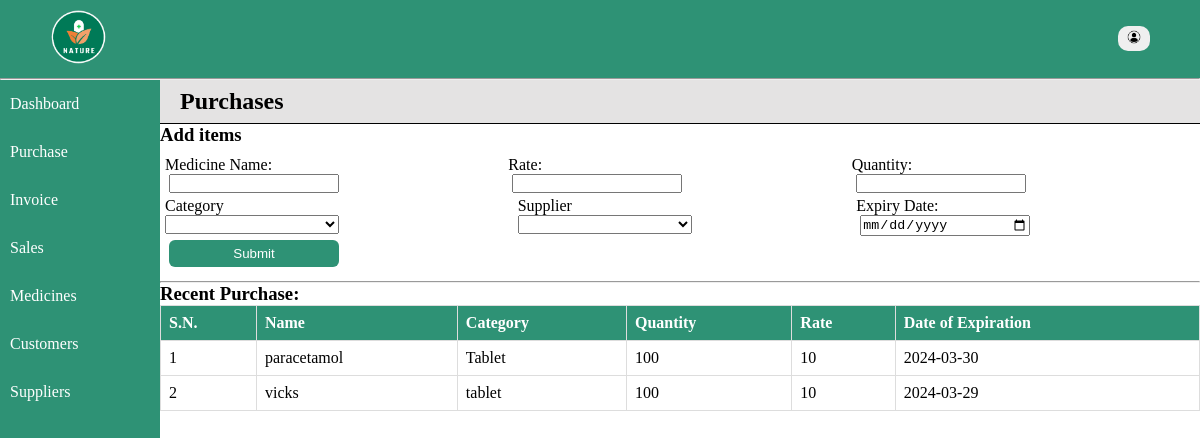
Page /home/purchase.php on the earlier database version.
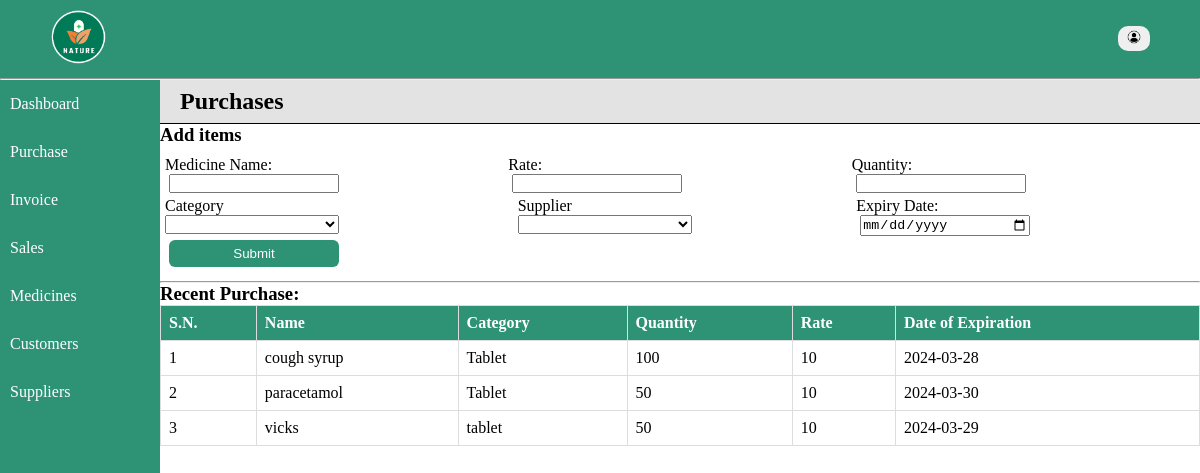
Same page on the later database version.
### tables this page shows
CREATE TABLE `medicine` (
  `id` int(11) NOT NULL,
  `name` varchar(128) NOT NULL,
  `category` varchar(128) NOT NULL,
  `quantity` int(8) NOT NULL,
  `price` int(11) NOT NULL,
  `total` int(11) NOT NULL,
  `expiry` date NOT NULL,
  `date` date NOT NULL
);

### includes/database.php (called while the page is built, shortened)
<?php
    function select($conn, $arg) {
        $sql = "select * from $arg";
        $result = mysqli_query($conn, $sql);
        return $records = mysqli_fetch_all($result, MYSQLI_ASSOC);
    }
    function descSelect($conn, $arg, $order) {
        $sql = "select * from $arg order by $order DESC";
        $result = mysqli_query($conn, $sql);
        return $records = mysqli_fetch_all($result, MYSQLI_ASSOC);
    }
?>

### home/purchase.php (the view, shortened to what this page needs)
<?php
    include '../includes/database.php';
    $records = descSelect($conn, 'medicine', 'id');
    $suppliers = select($conn, "vendor");
?>
<!DOCTYPE html>
<html lang="en">
<head>
    <link rel="stylesheet" href="../styles/style.css">
</head>
<body>
<div class="container">
    <?php include '../includes/nav.php'; ?>
    <div class="main">
        <?php include '../includes/menu.php'; ?>
        <div class="content-wrapper">
        <div class="entries">
            <h2>Purchases</h2>
            <h3>Add items</h3>
            <form action="" method="post" class="form">
                <div class="input-fields">
                    <div class="inputs">
                        <label for="name">Medicine Name:</label><br>
                        <input type="text" name="name" id="name" required><br>
                    </div>
                    <div class="inputs">
                        <label for="rate">Rate:</label><br>
                        <input type="number" name="price" id="rate" required><br>
                    </div>
                    <div class="inputs">
                        <label for="quantity">Quantity:</label><br>
                        <input type="number" name="quantity" id="quantity" required><br>
                    </div>
                </div>
                <div class="input-fields">
                    <div class="inputs">
                        <label for="category">Category</label><br>
                        <select name="category" id="category" required>
                            <option value=" "> </option>
                            <option value="Tablet">Tablet</option>
                        </select><br>
                    </div>
                    <div class="inputs alter">
                        <label for="vendor">Supplier</label><br>
                        <select name="vendor" id="vendor" required>
                            <option value=" "> </option>
                            <?php if(!empty($suppliers)): ?>
                                <?php foreach($suppliers as $supplier): ?>
                                    <option value="<?= $supplier['name']; ?>"><?= $supplier['name']; ?></option>
                                <?php endforeach; ?>
                            <?php endif; ?>
                        </select><br>
                    </div>
                    <div class="inputs alter">
                        <label for="date">Expiry Date:</label><br>
                        <input type="date" name="date" id="date" required>
                    </div>
            </div>
                <input type="submit" value="Submit" name="submit">
            </form>
        </div><hr>
        <div class="records">
            <h3>Recent Purchase:</h3>
        <table class="table">
            <tr>
                <th>S.N.</th>
                <th>Name</th>
                <th>Category</th>
                <th>Quantity</th>
                <th>Rate</th>
                <th>Date of Expiration</th>
            </tr>
            <?php if(!empty($records)): ?>
            <?php foreach($records as $key => $record): ?>
                <tr>
                    <td><?= $key+1; ?></td>
                    <td><?= $record['name']; ?></td>
                    <td><?= $record['category']; ?></td>
                    <td><?= $record['quantity']; ?></td>
                    <td><?= $record['price']; ?></td>
                    <td><?= $record['expiry']; ?></td>
                </tr>
                    <?php endforeach; ?>
                    <?php endif; ?>
        </table>
        </div>
        </div>
    </div>
</body>
</html>

Differences in the rows shown:
added medicine: name "cough syrup", category "Tablet", quantity "100", price "10", expiry "2024-03-28"
changed medicine "paracetamol": quantity "100" → "50"
changed medicine "vicks": quantity "100" → "50"
